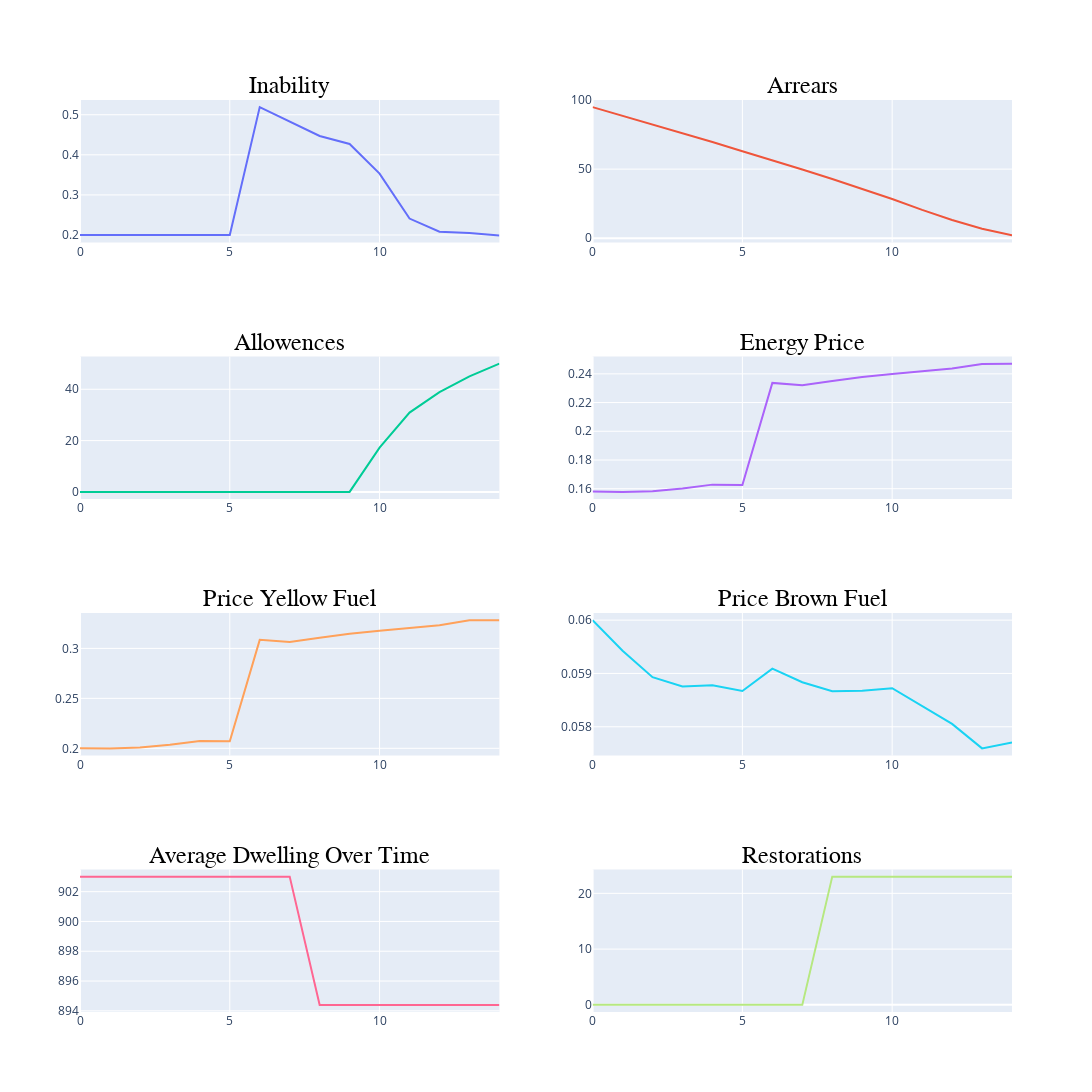

Source (notebook cell):
### Code cell
# Model-level data
fig = sp.make_subplots(rows=int(len(model_data.columns)/2), cols=2, subplot_titles=model_data.columns)
color_discrete_sequence=px.colors.qualitative.Plotly  # Default color sequence

for i, col in enumerate(model_data.columns, start=1):
    fig.add_trace(go.Scatter(x=model_data.index, y=model_data[col], mode='lines', name=col, line=dict(color=color_discrete_sequence[(i-1) % len(color_discrete_sequence)])), row=int((i-1)/2)+1, col=((i-1)%2)+1)

fig.update_layout(height=400*int(len(model_data.columns)/2), width=1600, title_text="", showlegend=False)

# Update the subplot titles
for i in fig['layout']['annotations']:
    i['font'] = dict(size=24, color='black', family="Arial")  # Adjust size, color, and font here

fig.show()

### Figure 1 — Plotly figure (JSON) as saved in the notebook; plotly's stock layout.template omitted (floating-point values rounded to 4 significant figures)
{"data": [{"line": {"color": "#636EFA"}, "mode": "lines", "name": "Inability", "type": "scatter", "x": [0, 1, 2, 3, 4, 5, 6, 7, 8, 9, 10, 11, 12, 13, 14], "xaxis": "x", "y": [0.2, 0.2, 0.2, 0.2, 0.2, 0.2, 0.519, 0.482, 0.447, 0.427, 0.353, 0.241, 0.208, 0.205, 0.199], "yaxis": "y"}, {"line": {"color": "#EF553B"}, "mode": "lines", "name": "Arrears", "type": "scatter", "x": [0, 1, 2, 3, 4, 5, 6, 7, 8, 9, 10, 11, 12, 13, 14], "xaxis": "x2", "y": [94.92, 88.67, 82.62, 76.22, 69.68, 62.95, 56.5, 49.77, 42.9, 35.83, 28.38, 20.45, 13.2, 6.84, 2.013], "yaxis": "y2"}, {"line": {"color": "#00CC96"}, "mode": "lines", "name": "Allowences", "type": "scatter", "x": [0, 1, 2, 3, 4, 5, 6, 7, 8, 9, 10, 11, 12, 13, 14], "xaxis": "x3", "y": [0, 0, 0, 0, 0, 0, 0, 0, 0, 0, 17.25, 30.9, 38.85, 45.05, 50], "yaxis": "y3"}, {"line": {"color": "#AB63FA"}, "mode": "lines", "name": "Energy Price", "type": "scatter", "x": [0, 1, 2, 3, 4, 5, 6, 7, 8, 9, 10, 11, 12, 13, 14], "xaxis": "x4", "y": [0.158, 0.1578, 0.1583, 0.1601, 0.1628, 0.1626, 0.2337, 0.2321, 0.235, 0.2379, 0.2399, 0.2415, 0.2437, 0.2469, 0.2471], "yaxis": "y4"}, {"line": {"color": "#FFA15A"}, "mode": "lines", "name": "Price Yellow Fuel", "type": "scatter", "x": [0, 1, 2, 3, 4, 5, 6, 7, 8, 9, 10, 11, 12, 13, 14], "xaxis": "x5", "y": [0.2, 0.1999, 0.2009, 0.2036, 0.2074, 0.2072, 0.3085, 0.3063, 0.3106, 0.3146, 0.3176, 0.32, 0.3233, 0.3281, 0.3283], "yaxis": "y5"}, {"line": {"color": "#19D3F3"}, "mode": "lines", "name": "Price Brown Fuel", "type": "scatter", "x": [0, 1, 2, 3, 4, 5, 6, 7, 8, 9, 10, 11, 12, 13, 14], "xaxis": "x6", "y": [0.06, 0.05943, 0.05893, 0.05876, 0.05878, 0.05867, 0.05909, 0.05884, 0.05867, 0.05867, 0.05872, 0.05839, 0.05805, 0.05759, 0.05771], "yaxis": "y6"}, {"line": {"color": "#FF6692"}, "mode": "lines", "name": "Average Dwelling Over Time", "type": "scatter", "x": [0, 1, 2, 3, 4, 5, 6, 7, 8, 9, 10, 11, 12, 13, 14], "xaxis": "x7", "y": [903.0, 903.0, 903.0, 903.0, 903.0, 903.0, 903.0, 903.0, 894.4, 894.4, 894.4, 894.4, 894.4, 894.4, 894.4], "yaxis": "y7"}, {"line": {"color": "#B6E880"}, "mode": "lines", "name": "Restorations", "type": "scatter", "x": [0, 1, 2, 3, 4, 5, 6, 7, 8, 9, 10, 11, 12, 13, 14], "xaxis": "x8", "y": [0, 0, 0, 0, 0, 0, 0, 0, 23, 23, 23, 23, 23, 23, 23], "yaxis": "y8"}], "layout": {"annotations": [{"font": {"color": "black", "family": "Arial", "size": 24}, "showarrow": false, "text": "Inability", "x": 0.225, "xanchor": "center", "xref": "paper", "y": 1, "yanchor": "bottom", "yref": "paper"}, {"font": {"color": "black", "family": "Arial", "size": 24}, "showarrow": false, "text": "Arrears", "x": 0.775, "xanchor": "center", "xref": "paper", "y": 1, "yanchor": "bottom", "yref": "paper"}, {"font": {"color": "black", "family": "Arial", "size": 24}, "showarrow": false, "text": "Allowences", "x": 0.225, "xanchor": "center", "xref": "paper", "y": 0.7188, "yanchor": "bottom", "yref": "paper"}, {"font": {"color": "black", "family": "Arial", "size": 24}, "showarrow": false, "text": "Energy Price", "x": 0.775, "xanchor": "center", "xref": "paper", "y": 0.7188, "yanchor": "bottom", "yref": "paper"}, {"font": {"color": "black", "family": "Arial", "size": 24}, "showarrow": false, "text": "Price Yellow Fuel", "x": 0.225, "xanchor": "center", "xref": "paper", "y": 0.4375, "yanchor": "bottom", "yref": "paper"}, {"font": {"color": "black", "family": "Arial", "size": 24}, "showarrow": false, "text": "Price Brown Fuel", "x": 0.775, "xanchor": "center", "xref": "paper", "y": 0.4375, "yanchor": "bottom", "yref": "paper"}, {"font": {"color": "black", "family": "Arial", "size": 24}, "showarrow": false, "text": "Average Dwelling Over Time", "x": 0.225, "xanchor": "center", "xref": "paper", "y": 0.1562, "yanchor": "bottom", "yref": "paper"}, {"font": {"color": "black", "family": "Arial", "size": 24}, "showarrow": false, "text": "Restorations", "x": 0.775, "xanchor": "center", "xref": "paper", "y": 0.1562, "yanchor": "bottom", "yref": "paper"}], "height": 1600, "showlegend": false, "title": {"text": ""}, "width": 1600, "xaxis": {"anchor": "y", "domain": [0, 0.45]}, "xaxis2": {"anchor": "y2", "domain": [0.55, 1]}, "xaxis3": {"anchor": "y3", "domain": [0, 0.45]}, "xaxis4": {"anchor": "y4", "domain": [0.55, 1]}, "xaxis5": {"anchor": "y5", "domain": [0, 0.45]}, "xaxis6": {"anchor": "y6", "domain": [0.55, 1]}, "xaxis7": {"anchor": "y7", "domain": [0, 0.45]}, "xaxis8": {"anchor": "y8", "domain": [0.55, 1]}, "yaxis": {"anchor": "x", "domain": [0.8438, 1]}, "yaxis2": {"anchor": "x2", "domain": [0.8438, 1]}, "yaxis3": {"anchor": "x3", "domain": [0.5625, 0.7188]}, "yaxis4": {"anchor": "x4", "domain": [0.5625, 0.7188]}, "yaxis5": {"anchor": "x5", "domain": [0.2812, 0.4375]}, "yaxis6": {"anchor": "x6", "domain": [0.2812, 0.4375]}, "yaxis7": {"anchor": "x7", "domain": [0, 0.1562]}, "yaxis8": {"anchor": "x8", "domain": [0, 0.1562]}}}
